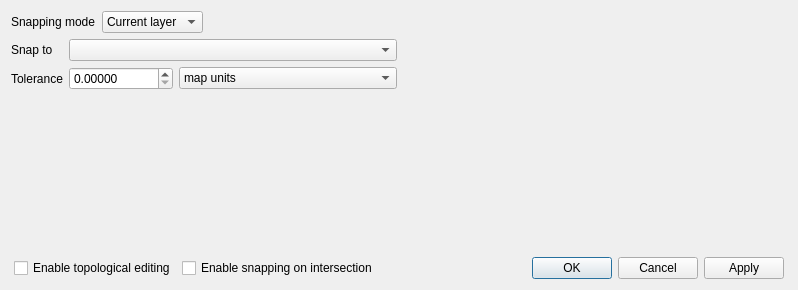
<?xml version="1.0" encoding="UTF-8"?>
<ui version="4.0">
 <class>QgsSnappingDialogBase</class>
 <widget class="QDialog" name="QgsSnappingDialogBase">
  <property name="geometry">
   <rect>
    <x>0</x>
    <y>0</y>
    <width>798</width>
    <height>290</height>
   </rect>
  </property>
  <property name="windowTitle">
   <string>Snapping options</string>
  </property>
  <layout class="QVBoxLayout" name="verticalLayout">
   <item>
    <layout class="QHBoxLayout" name="horizontalLayout">
     <item>
      <widget class="QLabel" name="label">
       <property name="text">
        <string>Snapping mode</string>
       </property>
      </widget>
     </item>
     <item>
      <widget class="QComboBox" name="mSnapModeComboBox">
       <property name="sizePolicy">
        <sizepolicy hsizetype="Preferred" vsizetype="Fixed">
         <horstretch>0</horstretch>
         <verstretch>0</verstretch>
        </sizepolicy>
       </property>
       <item>
        <property name="text">
         <string>Current layer</string>
        </property>
       </item>
       <item>
        <property name="text">
         <string>All layers</string>
        </property>
       </item>
       <item>
        <property name="text">
         <string>Advanced</string>
        </property>
       </item>
      </widget>
     </item>
     <item>
      <spacer name="horizontalSpacer_2">
       <property name="orientation">
        <enum>Qt::Horizontal</enum>
       </property>
       <property name="sizeHint" stdset="0">
        <size>
         <width>40</width>
         <height>20</height>
        </size>
       </property>
      </spacer>
     </item>
    </layout>
   </item>
   <item>
    <widget class="QStackedWidget" name="mStackedWidget">
     <property name="currentIndex">
      <number>0</number>
     </property>
     <widget class="QWidget" name="page">
      <layout class="QGridLayout" name="gridLayout_3">
       <property name="margin">
        <number>0</number>
       </property>
       <item row="0" column="0">
        <layout class="QGridLayout" name="gridLayout">
         <item row="0" column="0">
          <widget class="QLabel" name="label_2">
           <property name="text">
            <string>Snap to</string>
           </property>
          </widget>
         </item>
         <item row="0" column="1" colspan="2">
          <widget class="QComboBox" name="mDefaultSnapToComboBox"/>
         </item>
         <item row="1" column="0">
          <widget class="QLabel" name="label_3">
           <property name="text">
            <string>Tolerance</string>
           </property>
          </widget>
         </item>
         <item row="1" column="1">
          <widget class="QDoubleSpinBox" name="mDefaultSnappingToleranceSpinBox">
           <property name="decimals">
            <number>5</number>
           </property>
           <property name="maximum">
            <double>99999999.989999994635582</double>
           </property>
          </widget>
         </item>
         <item row="1" column="2">
          <widget class="QComboBox" name="mDefaultSnappingToleranceComboBox">
           <property name="sizePolicy">
            <sizepolicy hsizetype="Expanding" vsizetype="Fixed">
             <horstretch>0</horstretch>
             <verstretch>0</verstretch>
            </sizepolicy>
           </property>
           <item>
            <property name="text">
             <string>map units</string>
            </property>
           </item>
           <item>
            <property name="text">
             <string>pixels</string>
            </property>
           </item>
          </widget>
         </item>
        </layout>
       </item>
       <item row="0" column="1">
        <spacer name="horizontalSpacer">
         <property name="orientation">
          <enum>Qt::Horizontal</enum>
         </property>
         <property name="sizeHint" stdset="0">
          <size>
           <width>390</width>
           <height>20</height>
          </size>
         </property>
        </spacer>
       </item>
       <item row="1" column="0">
        <spacer name="verticalSpacer">
         <property name="orientation">
          <enum>Qt::Vertical</enum>
         </property>
         <property name="sizeHint" stdset="0">
          <size>
           <width>20</width>
           <height>137</height>
          </size>
         </property>
        </spacer>
       </item>
      </layout>
     </widget>
     <widget class="QWidget" name="page_2">
      <layout class="QGridLayout" name="gridLayout_2">
       <property name="margin">
        <number>0</number>
       </property>
       <item row="0" column="0">
        <widget class="QTreeWidget" name="mLayerTreeWidget">
         <property name="selectionMode">
          <enum>QAbstractItemView::NoSelection</enum>
         </property>
         <property name="indentation">
          <number>0</number>
         </property>
         <property name="rootIsDecorated">
          <bool>false</bool>
         </property>
         <column>
          <property name="text">
           <string/>
          </property>
          <property name="textAlignment">
           <set>AlignHCenter|AlignVCenter|AlignCenter</set>
          </property>
         </column>
         <column>
          <property name="text">
           <string>Layer</string>
          </property>
         </column>
         <column>
          <property name="text">
           <string>Mode</string>
          </property>
         </column>
         <column>
          <property name="text">
           <string>Tolerance</string>
          </property>
         </column>
         <column>
          <property name="text">
           <string>Units</string>
          </property>
         </column>
         <column>
          <property name="text">
           <string>Avoid intersections</string>
          </property>
          <property name="toolTip">
           <string>Avoid intersections of new polygons</string>
          </property>
          <property name="textAlignment">
           <set>AlignLeft|AlignVCenter</set>
          </property>
         </column>
        </widget>
       </item>
      </layout>
     </widget>
    </widget>
   </item>
   <item>
    <layout class="QHBoxLayout" name="horizontalLayout_2">
     <property name="leftMargin">
      <number>3</number>
     </property>
     <property name="topMargin">
      <number>0</number>
     </property>
     <property name="rightMargin">
      <number>3</number>
     </property>
     <item>
      <widget class="QCheckBox" name="cbxEnableTopologicalEditingCheckBox">
       <property name="text">
        <string>Enable topological editing</string>
       </property>
       <property name="checked">
        <bool>false</bool>
       </property>
       <property name="tristate">
        <bool>false</bool>
       </property>
      </widget>
     </item>
     <item>
      <widget class="QCheckBox" name="cbxEnableIntersectionSnappingCheckBox">
       <property name="text">
        <string>Enable snapping on intersection</string>
       </property>
       <property name="checked">
        <bool>false</bool>
       </property>
       <property name="tristate">
        <bool>false</bool>
       </property>
      </widget>
     </item>
     <item>
      <widget class="QDialogButtonBox" name="mButtonBox">
       <property name="orientation">
        <enum>Qt::Horizontal</enum>
       </property>
       <property name="standardButtons">
        <set>QDialogButtonBox::Apply|QDialogButtonBox::Cancel|QDialogButtonBox::Ok</set>
       </property>
      </widget>
     </item>
    </layout>
   </item>
  </layout>
 </widget>
 <tabstops>
  <tabstop>mSnapModeComboBox</tabstop>
  <tabstop>mDefaultSnapToComboBox</tabstop>
  <tabstop>mDefaultSnappingToleranceSpinBox</tabstop>
  <tabstop>mDefaultSnappingToleranceComboBox</tabstop>
  <tabstop>mLayerTreeWidget</tabstop>
  <tabstop>cbxEnableTopologicalEditingCheckBox</tabstop>
  <tabstop>cbxEnableIntersectionSnappingCheckBox</tabstop>
  <tabstop>mButtonBox</tabstop>
 </tabstops>
 <resources/>
 <connections>
  <connection>
   <sender>mButtonBox</sender>
   <signal>accepted()</signal>
   <receiver>QgsSnappingDialogBase</receiver>
   <slot>accept()</slot>
   <hints>
    <hint type="sourcelabel">
     <x>248</x>
     <y>254</y>
    </hint>
    <hint type="destinationlabel">
     <x>157</x>
     <y>274</y>
    </hint>
   </hints>
  </connection>
  <connection>
   <sender>mButtonBox</sender>
   <signal>rejected()</signal>
   <receiver>QgsSnappingDialogBase</receiver>
   <slot>reject()</slot>
   <hints>
    <hint type="sourcelabel">
     <x>316</x>
     <y>260</y>
    </hint>
    <hint type="destinationlabel">
     <x>286</x>
     <y>274</y>
    </hint>
   </hints>
  </connection>
 </connections>
</ui>
